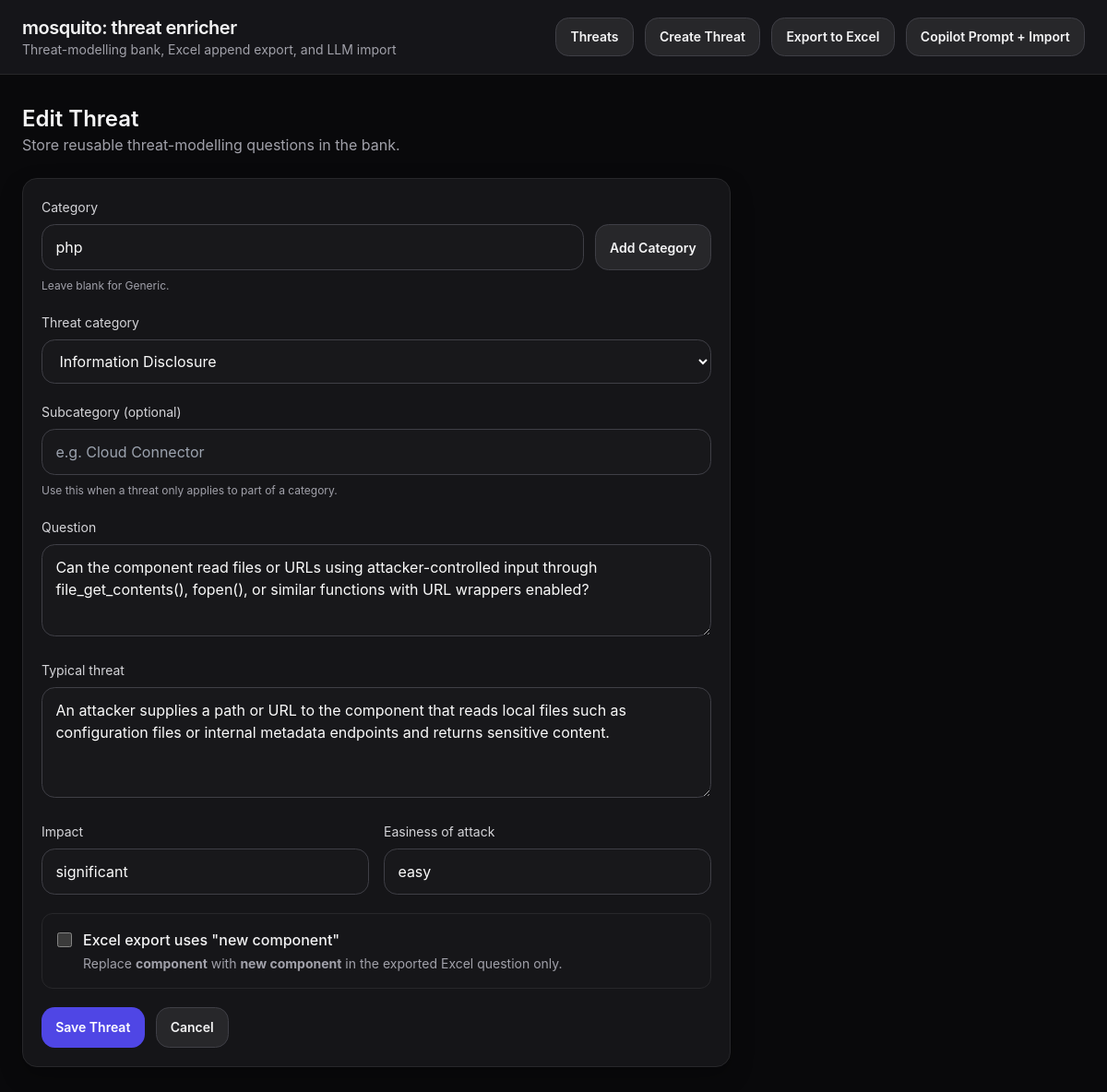
/threats/23/edit, run on the app's committed database.
### app/models.py (models this page shows)
class Threat(Base):
    __tablename__ = "threats"
    id: Mapped[int] = mapped_column(Integer, primary_key=True)
    technology: Mapped[str | None] = mapped_column(String, nullable=True)
    subcategory: Mapped[str | None] = mapped_column(String, nullable=True)
    threat_category: Mapped[str] = mapped_column(String, nullable=False)
    question: Mapped[str] = mapped_column(String, nullable=False)
    typical_threat: Mapped[str] = mapped_column(String, nullable=False)
    impact: Mapped[str] = mapped_column(String, nullable=False)
    easiness_of_attack: Mapped[str] = mapped_column(String, nullable=False)
    export_new_component: Mapped[bool] = mapped_column(nullable=False, default=False)
    created_at: Mapped[datetime] = mapped_column(
        DateTime,
        default=datetime.utcnow,
        nullable=False,
    )
    updated_at: Mapped[datetime] = mapped_column(
        DateTime,
        default=datetime.utcnow,
        onupdate=datetime.utcnow,
        nullable=False,
    )

### app/main.py (the view)
@app.get("/threats/{threat_id}/edit", response_class=HTMLResponse)
def edit_threat_form(threat_id: int, request: Request, db: Session = Depends(get_db)):
    threat = db.get(Threat, threat_id)
    if not threat:
        raise HTTPException(status_code=404, detail="Threat not found")
    return templates.TemplateResponse(
        "edit.html",
        {
            "request": request,
            "page_title": "Edit Threat",
            "action": f"/threats/{threat_id}/edit",
            "form": {
                "technology": threat.technology or "",
                "category": threat.technology or "",
                "subcategory": threat.subcategory or "",
                "threat_category": threat.threat_category,
                "question": threat.question,
                "typical_threat": threat.typical_threat,
                "impact": threat.impact,
                "easiness_of_attack": threat.easiness_of_attack,
                "export_new_component": threat.export_new_component,
            },
            "errors": [],
            "categories": load_category_options(db),
            "stride_categories": STRIDE_CATEGORIES,
        },
    )

### app/templates/edit.html (shortened to what this page needs)
{% extends "base.html" %}
{% block content %}
<div class="max-w-3xl space-y-6">
  <div>
    <h2 class="text-2xl font-semibold">{{ page_title }}</h2>
    <p class="text-zinc-400">Store reusable threat-modelling questions in the bank.</p>
  </div>
  <form method="post" action="{{ action }}" class="card space-y-5">
    <div>
      <label class="label">Category</label>
      <div class="flex gap-3">
        <input
          type="text"
          name="category"
          id="category-input"
          value="{{ form.get('category', '') }}"
          class="input"
          list="category-options"
          placeholder="Select an existing category or add a new one"
          autocomplete="off"
        >
        <button type="button" class="btn-secondary shrink-0" id="open-category-modal">Add Category</button>
      </div>
      <p class="help">Leave blank for Generic.</p>
    </div>
    <div>
      <label class="label">Threat category</label>
      <select name="threat_category" class="input" required>
        {% for value, label in stride_categories.items() %}
          <option value="{{ value }}" {% if form.get('threat_category') == value %}selected{% endif %}>{{ label }}</option>
        {% endfor %}
      </select>
    </div>
    <div>
      <label class="label">Subcategory (optional)</label>
      <input
        type="text"
        name="subcategory"
        value="{{ form.get('subcategory', '') }}"
        class="input"
        placeholder="e.g. Cloud Connector"
      >
      <p class="help">Use this when a threat only applies to part of a category.</p>
    </div>
    <div>
      <label class="label">Question</label>
      <textarea name="question" class="input min-h-[100px]" required>{{ form.get('question', '') }}</textarea>
    </div>
    <div>
      <label class="label">Typical threat</label>
      <textarea name="typical_threat" class="input min-h-[120px]" required>{{ form.get('typical_threat', '') }}</textarea>
    </div>
    <div class="grid md:grid-cols-2 gap-4">
      <div>
        <label class="label">Impact</label>
        <input type="text" name="impact" value="{{ form.get('impact', '') }}" class="input" required>
      </div>
      <div>
        <label class="label">Easiness of attack</label>
        <input type="text" name="easiness_of_attack" value="{{ form.get('easiness_of_attack', '') }}" class="input" required>
      </div>
    </div>
    <div class="rounded-xl border border-zinc-800 p-4 bg-zinc-900/70">
      <label class="flex items-start gap-3 cursor-pointer">
        <input
          type="checkbox"
          name="export_new_component"
          value="true"
          class="mt-1 h-4 w-4"
        >
        <div>
          <div class="font-medium">Excel export uses "new component"</div>
          <p class="text-sm text-zinc-400 mt-1">
            Replace <strong>component</strong> with <strong>new component</strong> in the exported Excel question only.
          </p>
        </div>
      </label>
    </div>
    <div class="flex gap-3">
      <button type="submit" class="btn-primary">Save Threat</button>
      <a href="/" class="btn-secondary">Cancel</a>
    </div>
  </form>
</div>
{% endblock %}

### app/static/styles.css (style rules this page uses)
:root { color-scheme: dark; }
body { font-family: Inter, ui-sans-serif, system-ui, -apple-system, BlinkMacSystemFont, "Segoe UI", sans-serif; }
.card { border-radius: 1rem; border: 1px solid rgb(39 39 42); background: rgba(24, 24, 27, 0.85); padding: 1.25rem; box-shadow: 0 10px 25px rgba(0, 0, 0, 0.25); }
.label { display: block; font-size: 0.875rem; color: rgb(212 212 216); margin-bottom: 0.5rem; }
.help { font-size: 0.75rem; color: rgb(161 161 170); margin-top: 0.5rem; }
.input { width: 100%; background: rgb(24 24 27); color: rgb(250 250 250); border: 1px solid rgb(63 63 70); border-radius: 0.9rem; padding: 0.75rem 0.9rem; }
.btn-primary, .btn-secondary, .btn-danger, .nav-link { display: inline-flex; align-items: center; justify-content: center; border-radius: 0.9rem; padding: 0.65rem 0.95rem; font-size: 0.875rem; font-weight: 600; text-decoration: none; transition: 0.15s ease; }
.btn-primary { background: rgb(79 70 229); color: white; border: none; }
.btn-secondary, .nav-link { background: rgb(39 39 42); color: rgb(244 244 245); border: 1px solid rgb(63 63 70); }

### data on the page
Threat: category "php", threat_category "Information Disclosure", question "Can the component read files or URLs using attacker-controlled input through file_get_contents(), fopen(), or similar functions with URL wrappers enabled?", typical_threat "An attacker supplies a path or URL to the component that reads local files such as configuration files or internal metadata endpoints and returns sensitive content.", impact "significant", easiness_of_attack "easy"

### other printed values
{{ page_title }} "Edit Threat"
